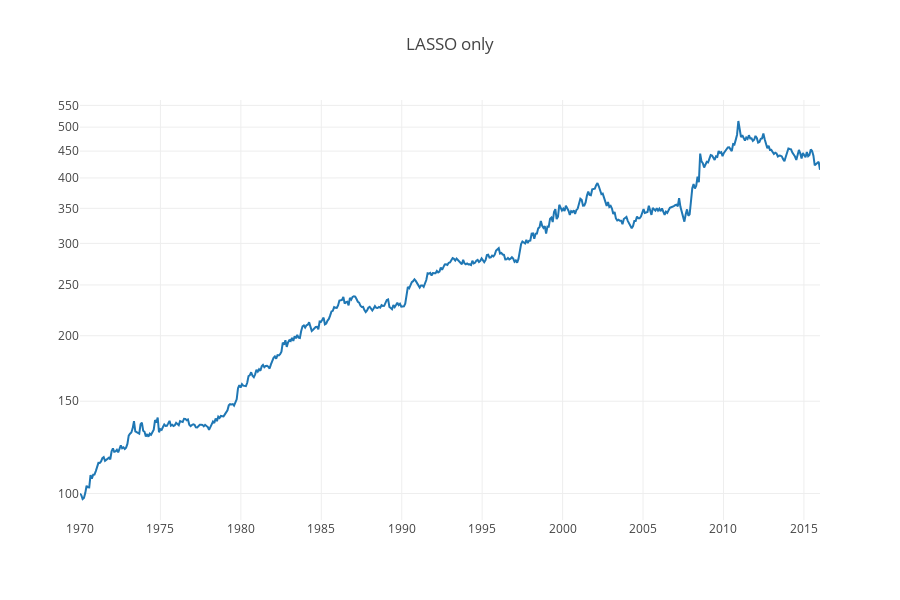

The notebook cell saved with this chart:
### Code cell
# pure LASSO (not LASSO followed by OLS on selected subset)
def create_model_lasso():
    return LassoLarsIC(criterion='aic')    
    
# use all predictors at each timestep 
backtestmodel = BacktestModel(X, Y, 
                              create_model=create_model_lasso, 
                              coef_dict_param="all", 
                              startindex=FIRST_TRAIN_MONTHS,
                              fit_missing='mean',
                              scaler=None)
backtestmodel.gen_predictions(verbose=False)
backtestmodel.gen_returns(calc_returns, verbose=False)
backtestmodel.report_returns(start_date=start_date_str, freq='M')
backtestmodel.evaluate_predictions()
backtestmodel.evaluate_quantiles(chart=True, verbose=False)
perf_LASSO_only = backtestmodel.cumulative_return
mychart([perf_LASSO_only],["LASSO only"], title="LASSO only")

### Figure 1 — Plotly figure (JSON) as saved in the notebook; plotly's stock layout.template omitted (floating-point values rounded to 4 significant figures; data arrays with more than 128 entries replaced by an {"elided": "..."} marker saying what was removed)
{"data": [{"mode": "line", "name": "LASSO only", "type": "scatter", "x": {"elided": "563 float values"}, "y": {"elided": "563 float values"}}], "layout": {"autosize": false, "height": 600, "title": "LASSO only", "width": 900, "yaxis": {"autorange": true, "type": "log"}}}
